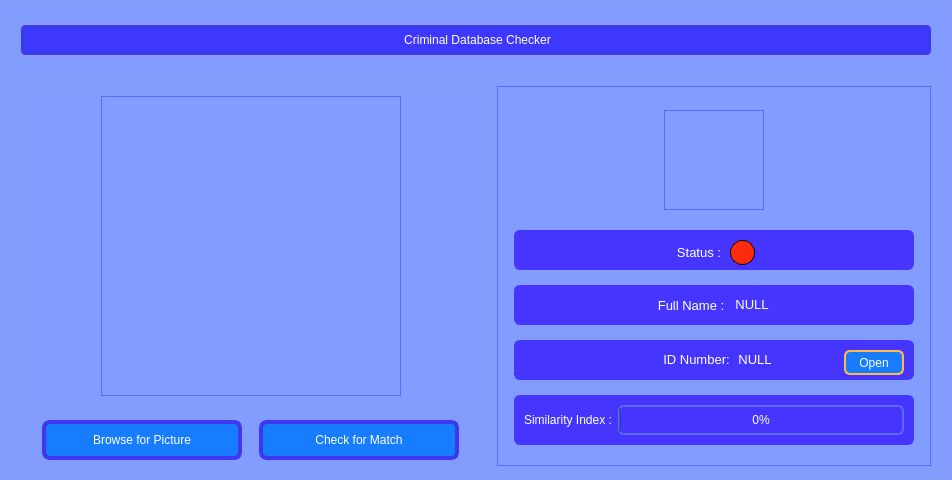
<?xml version="1.0" encoding="UTF-8"?>
<ui version="4.0">
 <class>MainWindow</class>
 <widget class="QMainWindow" name="MainWindow">
  <property name="geometry">
   <rect>
    <x>0</x>
    <y>0</y>
    <width>952</width>
    <height>480</height>
   </rect>
  </property>
  <property name="sizePolicy">
   <sizepolicy hsizetype="Fixed" vsizetype="Fixed">
    <horstretch>0</horstretch>
    <verstretch>0</verstretch>
   </sizepolicy>
  </property>
  <property name="minimumSize">
   <size>
    <width>952</width>
    <height>480</height>
   </size>
  </property>
  <property name="maximumSize">
   <size>
    <width>952</width>
    <height>480</height>
   </size>
  </property>
  <property name="font">
   <font>
    <family>MS Reference Sans Serif</family>
    <pointsize>12</pointsize>
   </font>
  </property>
  <property name="windowTitle">
   <string>PerpCheck</string>
  </property>
  <property name="windowIcon">
   <iconset resource="resources.qrc">
    <normaloff>:/newPrefix/logo.png</normaloff>:/newPrefix/logo.png</iconset>
  </property>
  <property name="windowOpacity">
   <double>0.990000000000000</double>
  </property>
  <property name="iconSize">
   <size>
    <width>40</width>
    <height>40</height>
   </size>
  </property>
  <property name="tabShape">
   <enum>QTabWidget::Triangular</enum>
  </property>
  <widget class="QWidget" name="centralwidget">
   <widget class="QFrame" name="verticalBaseFrame">
    <property name="geometry">
     <rect>
      <x>0</x>
      <y>0</y>
      <width>952</width>
      <height>480</height>
     </rect>
    </property>
    <property name="sizePolicy">
     <sizepolicy hsizetype="Fixed" vsizetype="Fixed">
      <horstretch>0</horstretch>
      <verstretch>0</verstretch>
     </sizepolicy>
    </property>
    <property name="minimumSize">
     <size>
      <width>952</width>
      <height>480</height>
     </size>
    </property>
    <property name="maximumSize">
     <size>
      <width>952</width>
      <height>480</height>
     </size>
    </property>
    <property name="styleSheet">
     <string notr="true">background-color: rgb(130, 157, 255);
border: 1px solid rgb(130,157,240);</string>
    </property>
    <property name="frameShape">
     <enum>QFrame::StyledPanel</enum>
    </property>
    <layout class="QVBoxLayout" name="verticalLayout">
     <item>
      <spacer name="verticalSpacer_2">
       <property name="orientation">
        <enum>Qt::Vertical</enum>
       </property>
       <property name="sizeType">
        <enum>QSizePolicy::Fixed</enum>
       </property>
       <property name="sizeHint" stdset="0">
        <size>
         <width>20</width>
         <height>15</height>
        </size>
       </property>
      </spacer>
     </item>
     <item alignment="Qt::AlignHCenter">
      <widget class="QLabel" name="headingLabel">
       <property name="sizePolicy">
        <sizepolicy hsizetype="Fixed" vsizetype="Fixed">
         <horstretch>0</horstretch>
         <verstretch>0</verstretch>
        </sizepolicy>
       </property>
       <property name="minimumSize">
        <size>
         <width>910</width>
         <height>30</height>
        </size>
       </property>
       <property name="maximumSize">
        <size>
         <width>910</width>
         <height>30</height>
        </size>
       </property>
       <property name="sizeIncrement">
        <size>
         <width>0</width>
         <height>0</height>
        </size>
       </property>
       <property name="styleSheet">
        <string notr="true">color: rgb(255, 255, 255);
background-color: rgb(62, 56, 255);
font: 12pt &quot;MS Reference Sans Serif&quot;;
border: 4px solid rgb(62,56,240);
border-radius: 5px; </string>
       </property>
       <property name="text">
        <string>&lt;html&gt;&lt;head/&gt;&lt;body&gt;&lt;p align=&quot;center&quot;&gt;Criminal Database Checker&lt;/p&gt;&lt;/body&gt;&lt;/html&gt;</string>
       </property>
      </widget>
     </item>
     <item>
      <spacer name="verticalSpacer">
       <property name="orientation">
        <enum>Qt::Vertical</enum>
       </property>
       <property name="sizeType">
        <enum>QSizePolicy::Fixed</enum>
       </property>
       <property name="sizeHint" stdset="0">
        <size>
         <width>20</width>
         <height>15</height>
        </size>
       </property>
      </spacer>
     </item>
     <item alignment="Qt::AlignHCenter">
      <widget class="QFrame" name="horizontalFrame">
       <property name="sizePolicy">
        <sizepolicy hsizetype="Fixed" vsizetype="Fixed">
         <horstretch>0</horstretch>
         <verstretch>0</verstretch>
        </sizepolicy>
       </property>
       <property name="minimumSize">
        <size>
         <width>930</width>
         <height>395</height>
        </size>
       </property>
       <property name="maximumSize">
        <size>
         <width>930</width>
         <height>395</height>
        </size>
       </property>
       <property name="styleSheet">
        <string notr="true"/>
       </property>
       <layout class="QHBoxLayout" name="horizontalLayout">
        <item>
         <widget class="QFrame" name="verticalFrame">
          <property name="sizePolicy">
           <sizepolicy hsizetype="Fixed" vsizetype="Fixed">
            <horstretch>0</horstretch>
            <verstretch>0</verstretch>
           </sizepolicy>
          </property>
          <property name="minimumSize">
           <size>
            <width>460</width>
            <height>394</height>
           </size>
          </property>
          <property name="maximumSize">
           <size>
            <width>460</width>
            <height>394</height>
           </size>
          </property>
          <property name="styleSheet">
           <string notr="true"/>
          </property>
          <layout class="QVBoxLayout" name="verticalLayout_2">
           <item alignment="Qt::AlignHCenter">
            <widget class="QLabel" name="selectedImageLabel">
             <property name="sizePolicy">
              <sizepolicy hsizetype="Fixed" vsizetype="Fixed">
               <horstretch>0</horstretch>
               <verstretch>0</verstretch>
              </sizepolicy>
             </property>
             <property name="minimumSize">
              <size>
               <width>300</width>
               <height>300</height>
              </size>
             </property>
             <property name="maximumSize">
              <size>
               <width>300</width>
               <height>300</height>
              </size>
             </property>
             <property name="styleSheet">
              <string notr="true">border: 1px solid rgb(93, 104, 255);</string>
             </property>
             <property name="text">
              <string/>
             </property>
             <property name="pixmap">
              <pixmap resource="resources.qrc">:/newPrefix/baseManIcon.png</pixmap>
             </property>
             <property name="scaledContents">
              <bool>true</bool>
             </property>
            </widget>
           </item>
           <item>
            <spacer name="verticalSpacer_3">
             <property name="orientation">
              <enum>Qt::Vertical</enum>
             </property>
             <property name="sizeType">
              <enum>QSizePolicy::Fixed</enum>
             </property>
             <property name="sizeHint" stdset="0">
              <size>
               <width>20</width>
               <height>10</height>
              </size>
             </property>
            </spacer>
           </item>
           <item>
            <widget class="QFrame" name="horizontalFrame">
             <layout class="QHBoxLayout" name="horizontalLayout_2">
              <item>
               <widget class="QPushButton" name="browseBtn">
                <property name="sizePolicy">
                 <sizepolicy hsizetype="Fixed" vsizetype="Fixed">
                  <horstretch>0</horstretch>
                  <verstretch>0</verstretch>
                 </sizepolicy>
                </property>
                <property name="minimumSize">
                 <size>
                  <width>200</width>
                  <height>40</height>
                 </size>
                </property>
                <property name="maximumSize">
                 <size>
                  <width>200</width>
                  <height>40</height>
                 </size>
                </property>
                <property name="styleSheet">
                 <string notr="true">QPushButton {color: rgb(255, 255, 255);
background-color: rgb(24, 124, 255);
font: 12pt &quot;MS Reference Sans Serif&quot;;
border: 4px solid rgb(62,56,240);
border-radius: 8px;
text-align: center;
}

QPushButton:pressed { background-color: rgb(255, 250, 199); }
QPushButton:hover { border-color: rgb(255, 189, 82);
color: rgb(0,0,0);
}

</string>
                </property>
                <property name="text">
                 <string>Browse for Picture</string>
                </property>
               </widget>
              </item>
              <item>
               <spacer name="horizontalSpacer_2">
                <property name="orientation">
                 <enum>Qt::Horizontal</enum>
                </property>
                <property name="sizeType">
                 <enum>QSizePolicy::Fixed</enum>
                </property>
                <property name="sizeHint" stdset="0">
                 <size>
                  <width>10</width>
                  <height>10</height>
                 </size>
                </property>
               </spacer>
              </item>
              <item>
               <widget class="QPushButton" name="checkBtn">
                <property name="sizePolicy">
                 <sizepolicy hsizetype="Preferred" vsizetype="Preferred">
                  <horstretch>0</horstretch>
                  <verstretch>0</verstretch>
                 </sizepolicy>
                </property>
                <property name="minimumSize">
                 <size>
                  <width>200</width>
                  <height>40</height>
                 </size>
                </property>
                <property name="maximumSize">
                 <size>
                  <width>200</width>
                  <height>40</height>
                 </size>
                </property>
                <property name="styleSheet">
                 <string notr="true">QPushButton {color: rgb(255, 255, 255);
background-color: rgb(24, 124, 255);
font: 12pt &quot;MS Reference Sans Serif&quot;;
border: 4px solid rgb(62,56,240);
border-radius: 8px;
text-align: center;
}

QPushButton:pressed { background-color: rgb(255, 250, 199); }
QPushButton:hover { border-color: rgb(70, 252, 10);
color: rgb(0,0,0);
}</string>
                </property>
                <property name="text">
                 <string> Check for Match </string>
                </property>
               </widget>
              </item>
             </layout>
            </widget>
           </item>
          </layout>
         </widget>
        </item>
        <item>
         <spacer name="horizontalSpacer">
          <property name="orientation">
           <enum>Qt::Horizontal</enum>
          </property>
          <property name="sizeType">
           <enum>QSizePolicy::Fixed</enum>
          </property>
          <property name="sizeHint" stdset="0">
           <size>
            <width>20</width>
            <height>40</height>
           </size>
          </property>
         </spacer>
        </item>
        <item>
         <widget class="QFrame" name="verticalFrame_2">
          <property name="sizePolicy">
           <sizepolicy hsizetype="Fixed" vsizetype="Fixed">
            <horstretch>0</horstretch>
            <verstretch>0</verstretch>
           </sizepolicy>
          </property>
          <property name="minimumSize">
           <size>
            <width>434</width>
            <height>380</height>
           </size>
          </property>
          <property name="maximumSize">
           <size>
            <width>434</width>
            <height>380</height>
           </size>
          </property>
          <property name="styleSheet">
           <string notr="true">border: 1px solid rgb(93, 104, 255);</string>
          </property>
          <layout class="QVBoxLayout" name="verticalLayout_3">
           <item>
            <spacer name="verticalSpacer_6">
             <property name="orientation">
              <enum>Qt::Vertical</enum>
             </property>
             <property name="sizeType">
              <enum>QSizePolicy::Fixed</enum>
             </property>
             <property name="sizeHint" stdset="0">
              <size>
               <width>20</width>
               <height>5</height>
              </size>
             </property>
            </spacer>
           </item>
           <item alignment="Qt::AlignHCenter">
            <widget class="QLabel" name="matchedImageLabel">
             <property name="sizePolicy">
              <sizepolicy hsizetype="Fixed" vsizetype="Fixed">
               <horstretch>0</horstretch>
               <verstretch>0</verstretch>
              </sizepolicy>
             </property>
             <property name="minimumSize">
              <size>
               <width>100</width>
               <height>100</height>
              </size>
             </property>
             <property name="maximumSize">
              <size>
               <width>100</width>
               <height>100</height>
              </size>
             </property>
             <property name="text">
              <string/>
             </property>
             <property name="pixmap">
              <pixmap resource="resources.qrc">:/newPrefix/baseManIcon.png</pixmap>
             </property>
             <property name="scaledContents">
              <bool>true</bool>
             </property>
            </widget>
           </item>
           <item>
            <spacer name="verticalSpacer_4">
             <property name="orientation">
              <enum>Qt::Vertical</enum>
             </property>
             <property name="sizeType">
              <enum>QSizePolicy::Fixed</enum>
             </property>
             <property name="sizeHint" stdset="0">
              <size>
               <width>20</width>
               <height>5</height>
              </size>
             </property>
            </spacer>
           </item>
           <item alignment="Qt::AlignHCenter">
            <widget class="QFrame" name="horizontalFrame_3">
             <property name="sizePolicy">
              <sizepolicy hsizetype="Fixed" vsizetype="Fixed">
               <horstretch>0</horstretch>
               <verstretch>0</verstretch>
              </sizepolicy>
             </property>
             <property name="minimumSize">
              <size>
               <width>400</width>
               <height>40</height>
              </size>
             </property>
             <property name="maximumSize">
              <size>
               <width>400</width>
               <height>40</height>
              </size>
             </property>
             <property name="styleSheet">
              <string notr="true">background-color: rgb(70, 53, 255);
border: 1px solid  rgb(70, 53, 255);
border-radius: 6px;</string>
             </property>
             <layout class="QHBoxLayout" name="horizontalLayout_5">
              <item>
               <spacer name="horizontalSpacer_5">
                <property name="orientation">
                 <enum>Qt::Horizontal</enum>
                </property>
                <property name="sizeHint" stdset="0">
                 <size>
                  <width>40</width>
                  <height>20</height>
                 </size>
                </property>
               </spacer>
              </item>
              <item>
               <widget class="QLabel" name="label_7">
                <property name="sizePolicy">
                 <sizepolicy hsizetype="Fixed" vsizetype="Fixed">
                  <horstretch>0</horstretch>
                  <verstretch>0</verstretch>
                 </sizepolicy>
                </property>
                <property name="minimumSize">
                 <size>
                  <width>50</width>
                  <height>25</height>
                 </size>
                </property>
                <property name="font">
                 <font>
                  <pointsize>10</pointsize>
                 </font>
                </property>
                <property name="styleSheet">
                 <string notr="true">color: rgb(255,255,255);</string>
                </property>
                <property name="text">
                 <string>Status :</string>
                </property>
                <property name="alignment">
                 <set>Qt::AlignCenter</set>
                </property>
               </widget>
              </item>
              <item>
               <widget class="QLabel" name="statusTextLabel">
                <property name="minimumSize">
                 <size>
                  <width>25</width>
                  <height>25</height>
                 </size>
                </property>
                <property name="styleSheet">
                 <string notr="true">color: rgb(255,255,255);
background-color: rgb(255, 43, 15);
border:1px solid black;
border-radius: 12px;</string>
                </property>
                <property name="text">
                 <string/>
                </property>
               </widget>
              </item>
              <item>
               <spacer name="horizontalSpacer_6">
                <property name="orientation">
                 <enum>Qt::Horizontal</enum>
                </property>
                <property name="sizeHint" stdset="0">
                 <size>
                  <width>40</width>
                  <height>20</height>
                 </size>
                </property>
               </spacer>
              </item>
             </layout>
            </widget>
           </item>
           <item alignment="Qt::AlignHCenter">
            <widget class="QFrame" name="horizontalFrame_4">
             <property name="sizePolicy">
              <sizepolicy hsizetype="Fixed" vsizetype="Fixed">
               <horstretch>0</horstretch>
               <verstretch>0</verstretch>
              </sizepolicy>
             </property>
             <property name="minimumSize">
              <size>
               <width>400</width>
               <height>40</height>
              </size>
             </property>
             <property name="maximumSize">
              <size>
               <width>400</width>
               <height>40</height>
              </size>
             </property>
             <property name="styleSheet">
              <string notr="true">background-color: rgb(70, 53, 255);
border: 1px solid  rgb(70, 53, 255);
border-radius: 6px;</string>
             </property>
             <layout class="QHBoxLayout" name="horizontalLayout_6">
              <item>
               <spacer name="horizontalSpacer_3">
                <property name="orientation">
                 <enum>Qt::Horizontal</enum>
                </property>
                <property name="sizeHint" stdset="0">
                 <size>
                  <width>40</width>
                  <height>20</height>
                 </size>
                </property>
               </spacer>
              </item>
              <item alignment="Qt::AlignHCenter|Qt::AlignVCenter">
               <widget class="QLabel" name="label_4">
                <property name="sizePolicy">
                 <sizepolicy hsizetype="Fixed" vsizetype="Fixed">
                  <horstretch>0</horstretch>
                  <verstretch>0</verstretch>
                 </sizepolicy>
                </property>
                <property name="minimumSize">
                 <size>
                  <width>70</width>
                  <height>20</height>
                 </size>
                </property>
                <property name="maximumSize">
                 <size>
                  <width>70</width>
                  <height>20</height>
                 </size>
                </property>
                <property name="font">
                 <font>
                  <pointsize>10</pointsize>
                 </font>
                </property>
                <property name="styleSheet">
                 <string notr="true">color: rgb(255,255,255);</string>
                </property>
                <property name="text">
                 <string>Full Name :</string>
                </property>
                <property name="alignment">
                 <set>Qt::AlignCenter</set>
                </property>
               </widget>
              </item>
              <item alignment="Qt::AlignHCenter|Qt::AlignVCenter">
               <widget class="QLabel" name="nameLabel">
                <property name="sizePolicy">
                 <sizepolicy hsizetype="Expanding" vsizetype="Expanding">
                  <horstretch>0</horstretch>
                  <verstretch>0</verstretch>
                 </sizepolicy>
                </property>
                <property name="minimumSize">
                 <size>
                  <width>40</width>
                  <height>20</height>
                 </size>
                </property>
                <property name="maximumSize">
                 <size>
                  <width>165</width>
                  <height>20</height>
                 </size>
                </property>
                <property name="font">
                 <font>
                  <pointsize>10</pointsize>
                 </font>
                </property>
                <property name="styleSheet">
                 <string notr="true">color: rgb(255,255,255);</string>
                </property>
                <property name="text">
                 <string>NULL</string>
                </property>
                <property name="alignment">
                 <set>Qt::AlignCenter</set>
                </property>
                <property name="textInteractionFlags">
                 <set>Qt::LinksAccessibleByMouse|Qt::TextSelectableByKeyboard|Qt::TextSelectableByMouse</set>
                </property>
               </widget>
              </item>
              <item>
               <spacer name="horizontalSpacer_4">
                <property name="orientation">
                 <enum>Qt::Horizontal</enum>
                </property>
                <property name="sizeHint" stdset="0">
                 <size>
                  <width>40</width>
                  <height>20</height>
                 </size>
                </property>
               </spacer>
              </item>
             </layout>
            </widget>
           </item>
           <item alignment="Qt::AlignHCenter">
            <widget class="QFrame" name="horizontalFrame_2">
             <property name="sizePolicy">
              <sizepolicy hsizetype="Fixed" vsizetype="Fixed">
               <horstretch>0</horstretch>
               <verstretch>0</verstretch>
              </sizepolicy>
             </property>
             <property name="minimumSize">
              <size>
               <width>400</width>
               <height>40</height>
              </size>
             </property>
             <property name="maximumSize">
              <size>
               <width>400</width>
               <height>40</height>
              </size>
             </property>
             <property name="styleSheet">
              <string notr="true">background-color: rgb(70, 53, 255);
border: 1px solid  rgb(70, 53, 255);
border-radius: 6px;</string>
             </property>
             <layout class="QHBoxLayout" name="horizontalLayout_4">
              <item>
               <spacer name="horizontalSpacer_7">
                <property name="orientation">
                 <enum>Qt::Horizontal</enum>
                </property>
                <property name="sizeHint" stdset="0">
                 <size>
                  <width>40</width>
                  <height>20</height>
                 </size>
                </property>
               </spacer>
              </item>
              <item alignment="Qt::AlignHCenter|Qt::AlignVCenter">
               <widget class="QLabel" name="label_8">
                <property name="font">
                 <font>
                  <pointsize>10</pointsize>
                 </font>
                </property>
                <property name="styleSheet">
                 <string notr="true">color: white;</string>
                </property>
                <property name="text">
                 <string>ID Number:</string>
                </property>
                <property name="alignment">
                 <set>Qt::AlignCenter</set>
                </property>
               </widget>
              </item>
              <item alignment="Qt::AlignHCenter|Qt::AlignVCenter">
               <widget class="QLabel" name="caseNumberLabel">
                <property name="font">
                 <font>
                  <pointsize>10</pointsize>
                 </font>
                </property>
                <property name="styleSheet">
                 <string notr="true">color: white;</string>
                </property>
                <property name="text">
                 <string>NULL</string>
                </property>
                <property name="alignment">
                 <set>Qt::AlignCenter</set>
                </property>
               </widget>
              </item>
              <item>
               <spacer name="horizontalSpacer_8">
                <property name="orientation">
                 <enum>Qt::Horizontal</enum>
                </property>
                <property name="sizeType">
                 <enum>QSizePolicy::Fixed</enum>
                </property>
                <property name="sizeHint" stdset="0">
                 <size>
                  <width>65</width>
                  <height>20</height>
                 </size>
                </property>
               </spacer>
              </item>
              <item alignment="Qt::AlignTop">
               <widget class="QPushButton" name="openPersonFileButton">
                <property name="minimumSize">
                 <size>
                  <width>60</width>
                  <height>25</height>
                 </size>
                </property>
                <property name="maximumSize">
                 <size>
                  <width>60</width>
                  <height>25</height>
                 </size>
                </property>
                <property name="styleSheet">
                 <string notr="true">QPushButton {color: rgb(255, 255, 255);
background-color: rgb(24, 124, 255);
font: 10pt &quot;MS Reference Sans Serif&quot;;
border: 2px solid rgb(255, 187, 69);
border-radius: 6px;
text-align: center;
}

QPushButton:pressed { background-color: rgb(255, 250, 199); }
QPushButton:hover { border-color: rgb(70, 252, 10);
color: rgb(0,0,0);
}</string>
                </property>
                <property name="text">
                 <string>Open</string>
                </property>
               </widget>
              </item>
             </layout>
            </widget>
           </item>
           <item alignment="Qt::AlignHCenter">
            <widget class="QFrame" name="horizontalFrame">
             <property name="sizePolicy">
              <sizepolicy hsizetype="Fixed" vsizetype="Fixed">
               <horstretch>0</horstretch>
               <verstretch>0</verstretch>
              </sizepolicy>
             </property>
             <property name="minimumSize">
              <size>
               <width>400</width>
               <height>50</height>
              </size>
             </property>
             <property name="maximumSize">
              <size>
               <width>400</width>
               <height>50</height>
              </size>
             </property>
             <property name="styleSheet">
              <string notr="true">background-color: rgb(70, 53, 255);
border: 1px solid  rgb(70, 53, 255);
border-radius: 6px;</string>
             </property>
             <layout class="QHBoxLayout" name="horizontalLayout_3">
              <item>
               <widget class="QLabel" name="label_2">
                <property name="styleSheet">
                 <string notr="true">border: 0px;
color: rgb(255, 255, 255);</string>
                </property>
                <property name="text">
                 <string>Similarity Index :</string>
                </property>
               </widget>
              </item>
              <item>
               <widget class="QProgressBar" name="progressBar">
                <property name="sizePolicy">
                 <sizepolicy hsizetype="MinimumExpanding" vsizetype="MinimumExpanding">
                  <horstretch>0</horstretch>
                  <verstretch>0</verstretch>
                 </sizepolicy>
                </property>
                <property name="minimumSize">
                 <size>
                  <width>0</width>
                  <height>0</height>
                 </size>
                </property>
                <property name="styleSheet">
                 <string notr="true">border: 2px solid rgb(93, 104, 255);
color: rgb(255,255,255);</string>
                </property>
                <property name="value">
                 <number>0</number>
                </property>
                <property name="alignment">
                 <set>Qt::AlignCenter</set>
                </property>
                <property name="invertedAppearance">
                 <bool>false</bool>
                </property>
               </widget>
              </item>
             </layout>
            </widget>
           </item>
          </layout>
         </widget>
        </item>
       </layout>
      </widget>
     </item>
    </layout>
   </widget>
  </widget>
 </widget>
 <resources>
  <include location="resources.qrc"/>
 </resources>
 <connections/>
</ui>
